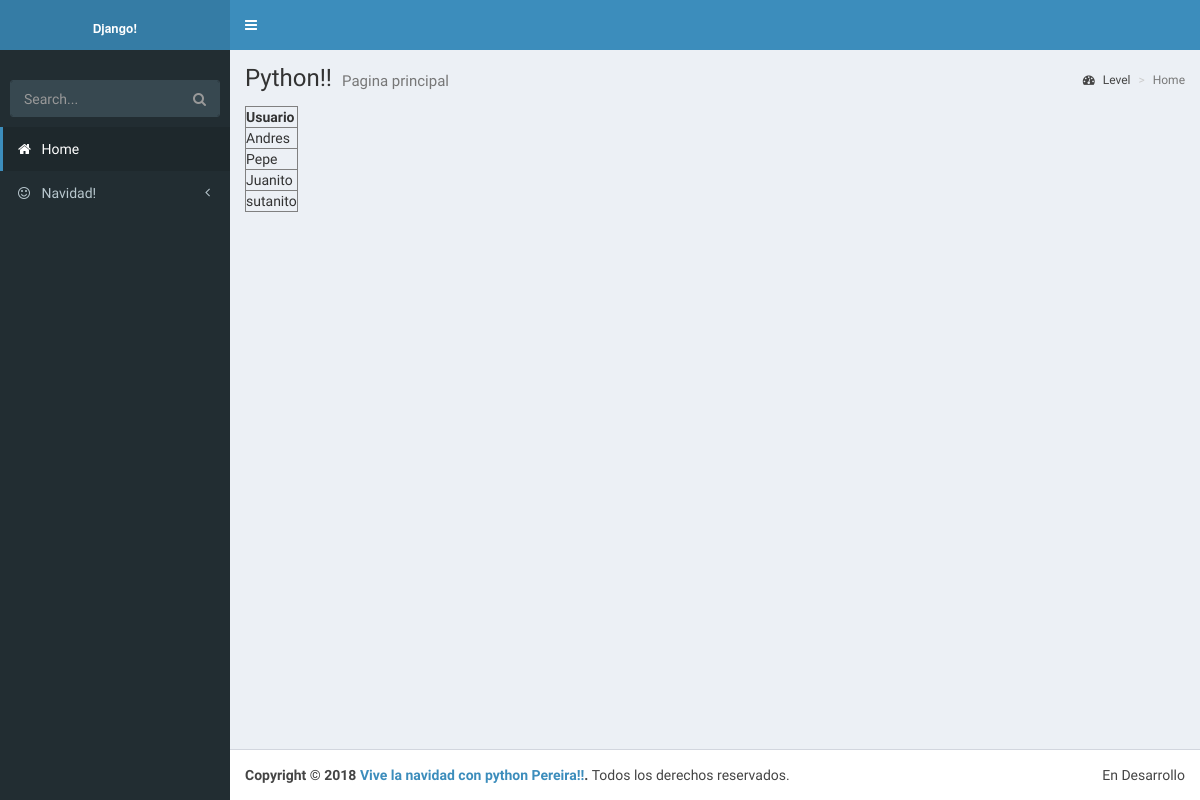
The app's page /navidad/personas with its own data.
### navidad/models.py (models this page shows, shortened)
class Persona(models.Model):
    usuario = models.OneToOneField(User, on_delete=models.CASCADE)
    fecha_nacimiento = models.DateField(auto_now_add=False)
    direccion = models.CharField(max_length=50)
    sexo = models.CharField(max_length=10)
    fecha_creacion = models.DateTimeField(auto_now_add=True)
    ciudad = models.ForeignKey(Ciudad, on_delete=models.CASCADE)
    class Meta:
        verbose_name_plural = "personas"

### navidad/views.py (the view)
# urls.py: path('personas', list_personas, name='listar-personas'),
def list_personas(request):
    personas = Persona.objects.all()
    return render(request, 'navidad/list_personas.html', {'personas': personas})

### templates/navidad/list_personas.html
{% extends 'navidad/base.html' %}
{% block contenido %}
<table border="1">
    <tr>
        <th>Usuario</th>
    </tr>
{% for persona in personas %}
    <tr>
        <td>{{ persona.usuario.first_name }}</td>
    </tr>
{% endfor %}
</table>
{% endblock %}

### records on screen
Persona: usuario.first_name "Andres"
Persona: usuario.first_name "Pepe"
Persona: usuario.first_name "Juanito"
Persona: usuario.first_name "sutanito"
